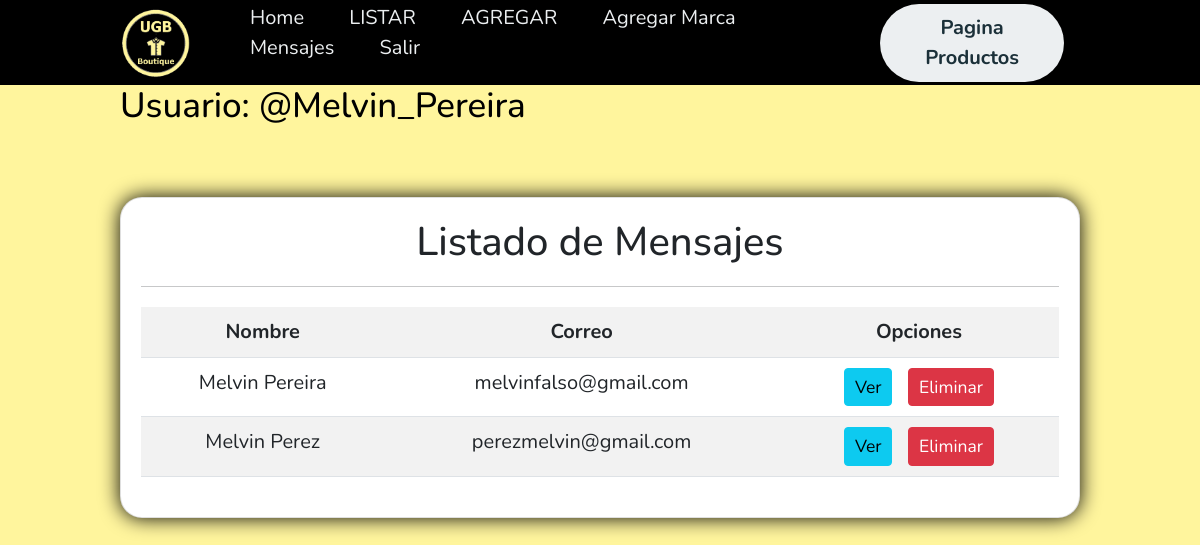
The app's page /listar-mensaje/ (signed in) with its own data.
### app/models.py (models this page shows, shortened)
class Contacto(models.Model):
    nombre = models.CharField(max_length=50)
    correo = models.EmailField()
    tipo_consulta = models.IntegerField(choices=opciones_consulta)
    mensaje = models.TextField()
    avisos = models.BooleanField()

### app/views.py (the view)
# urls.py: path('listar-mensaje/', lista_mensajes,name="list_mensaje"),
@permission_required('app.view_contacto')
def lista_mensajes(request):
    mensajes = Contacto.objects.all()
    page = request.GET.get('page',1)
    try:
        paginator = Paginator(mensajes,12)
        mensajes = paginator.page(page)
    except:
        raise Http404
    data ={
        'entity':mensajes,
        'paginator':paginator
    }
    return render(request,'app/productos/listar_mensajes.html',data)

### app/templates/app/productos/Listar_mensajes.html (shortened to what this page needs)
{% extends 'app/base.html' %}
{% load humanize %}
{% block contenido %}
<br><br>
<div class="card">
    <div class="card-body">
        <h2 class="text-center">Listado de Mensajes</h2>
        <hr>
        <table class="table table-striped table-hover table.responsive-sm">
            <tr class="text-center">
                <th>Nombre</th>
                <th>Correo</th>
                <th>Opciones</th>
            </tr>
            {% for m in entity %}
            <tr class="text-center">
                <td>{{ m.nombre | title }}</td>
                <td>{{ m.correo | intcomma }}</td>
                <td>
                    {% if perms.app.view_contacto %}
                    <a href="{% url 'see_mesaje' m.id %}" class="btn btn-info btn-sm">Ver</a>
                    {% endif %}
                    {% if perms.app.delate_contacto %}
                    <a href="{% url 'delate_mesaje' m.id %}" class="btn btn-danger btn-sm">Eliminar</a>
                    {% endif %}
                </td>
            </tr>
            {% endfor %}
        </table>
    </div>
</div>
{% endblock %}

### app/templates/app/base.html (shortened to what this page needs)
{% load static %}
<!DOCTYPE html>
<html lang="es">
<head>
    <link href="https://cdn.jsdelivr.net/npm/bootstrap@5.0.2/dist/css/bootstrap.min.css" rel="stylesheet">
    <link rel="stylesheet" href="{% static 'app/css/estilo_base.css' %}">
</head>
<body>
    <header class="header">
        <div class="logo">
            <img  src="{% static 'app/img/render_navbar.png'%}" alt="Logo de la marca">
        </div>
        <nav>
           <ul class="nav-links">
            <li>
                <a href="{% url 'administrador' %}">Home</a>
            </li>
            {% if perms.app.view_producto %}
            <li>
                <a href="{% url 'listar' %}"> LISTAR </a>
            </li>
            {% endif %}
            {% if perms.app.add_producto %}
            <li>
                <a href="{% url 'agregar' %}">AGREGAR</a>
            </li>
            {% endif %}
            {% if perms.app.add_marca %}
            <li>
                <a href="{% url 'marca' %}">Agregar Marca</a>
            </li>
            {% endif %}
            {% if perms.app.view_contacto %}
            <li>
                <a href="{% url 'list_mensaje' %}">Mensajes</a>
            </li>
            {% endif %}
            {% if user.is_authenticated %}
            <li >
                <a href="{% url 'logout' %}">Salir</a>
            </li>
            {% endif %}
           </ul>
        </nav>
        <a class="btn" href="{% url 'home' %}"><button>Pagina Productos</button></a>
    </header>
    <div id="contenido" >
        {% if user.is_authenticated %}
        <div style="color: #000;">
            <h3 color >Usuario: @{{user.username}}</h3>
        </div>
        {% endif %}
      {% block contenido %}
      {% endblock %}
    </div>
</body>
</html>

### app/static/app/css/estilo_base.css (style rules this page uses)
* { box-sizing: border-box; margin: 0; padding: 0; font-family: 'Nunito', sans-serif; font-size: 20px; }
#contenido { width: 80%; margin:auto; max-width: 1280px; min-height: 100vh; }
body { background-color: #fff59d; }
.header { background-color: #000000; display: flex; justify-content: space-between; align-items: center; height: 85px; padding: 5px 10%; }
.header .logo { cursor: pointer; }
.header .logo img { height: 70px; width: auto; transition: all 0.3s; }
.header .nav-links { list-style: none; }
.header .nav-links li { display: inline-block; padding: 0 20px; }
.header .nav-links a { font-size: 700; color: #eceff1; text-decoration: none; }
.header .btn button { font-weight: 700; color: #1b3039; padding: 9px 25px; background: #eceff1; border: none; border-radius: 50px; cursor: pointer; transition: all 0.3s ease 0s; }

### app/templates/app/productos/Listar_mensajes.html (style rules this page uses)
.card { box-shadow: 0px 0px 20px black; border-radius:22px; }

### records on screen
Contacto: nombre "Melvin Pereira", correo "melvinfalso@gmail.com"
Contacto: nombre "Melvin Perez", correo "perezmelvin@gmail.com"

### other values on screen
{{ user.username }} "Melvin_Pereira"
